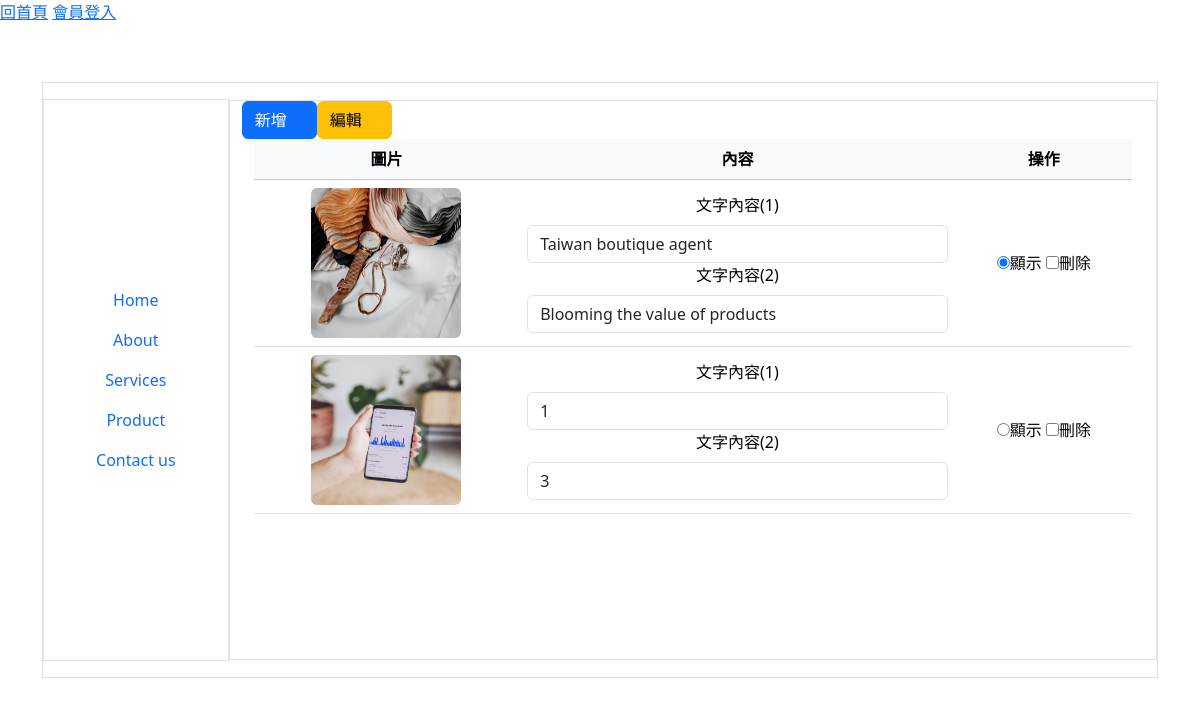
Page /zBAWebsite/back.php on the committed database.
### zBAWebsite/api/base.php (called while the page is built, shortened)
<?php
class DB
{
    protected $table;
    protected $dsn = "mysql:host=localhost;charset=utf8;dbname=s1130106";
    protected $pdo;
    public function __construct($table)
    {
        $this->table = $table;
        $this->pdo = new PDO($this->dsn, 's1130106', 's1130106');
    }
    public function all(...$arg)
    {
        $sql = "select * from  `$this->table`";
        return $this->pdo->query($sql)->fetchAll(PDO::FETCH_ASSOC);
    }
}

### zBAWebsite/backend/home.php (the view, shortened to what this page needs)
<div class="container w-100 h-100 overflow-auto">
    <form action="./api/edit.php" method="post">
        <table class="table">
            <div class="row sticky-top">
                <button type="button" class="col-12 col-lg-1 btn btn-primary d-flex justify-content-start"
                    onclick="showModal()">新增</button>
                <button type="submit" class="col-12 col-lg-1 btn btn-warning d-flex justify-content-start">編輯</button>
            </div>
            <thead class="table-light">
                <tr>
                    <th>圖片</th>
                    <th>內容</th>
                    <th>操作</th>
                </tr>
            </thead>
            <tbody>
                <?php
                $rows = ${$do}->all();
                foreach ($rows as $row) {
                    ?>
                    <tr>
                        <td class="text-center align-middle">
                            <img src="<?php echo isset($row['img']) && !empty($row['img']) ? './assets/img/' . $row['img'] : 'https://via.placeholder.com/300'; ?>"
                                alt="Placeholder Image" class="rounded" style='width:150px;height:150px'>
                        </td>
                        <td class="text-center align-middle">
                            <label for="textInput1" class="form-label">文字內容(1)</label>
                            <input type="text" name="text1[]" value="<?= $row['text1']; ?>" class="form-control"
                                id="textInput1" placeholder="內容(1)">
                            <label for="textInput2" class="form-label">文字內容(2)</label>
                            <input type="text" name="text2[]" value="<?= $row['text2']; ?>" class="form-control"
                                id="textInput2" placeholder="內容(1)">
                        </td>
                        <td class="text-center align-middle">
                            <input type="radio" aria-label="Radio button for following text input" name="sh"
                                value="<?= $row['id']; ?>" <?= ($row['sh'] == 1) ? "checked" : ""; ?>>顯示
                            <input type="checkbox" aria-label="Checkbox for following text input" name="del[]"
                                value="<?= $row['id']; ?>">刪除
                        </td>
                    </tr>
                <?php } ?>
            </tbody>
        </table>
    </form>
</div>

### rows in the picture
n1-home: img (picture), text1 "Taiwan boutique agent", text2 "Blooming the value of products", sh "☑"
n1-home: img (picture), text1 "1", text2 "3"
